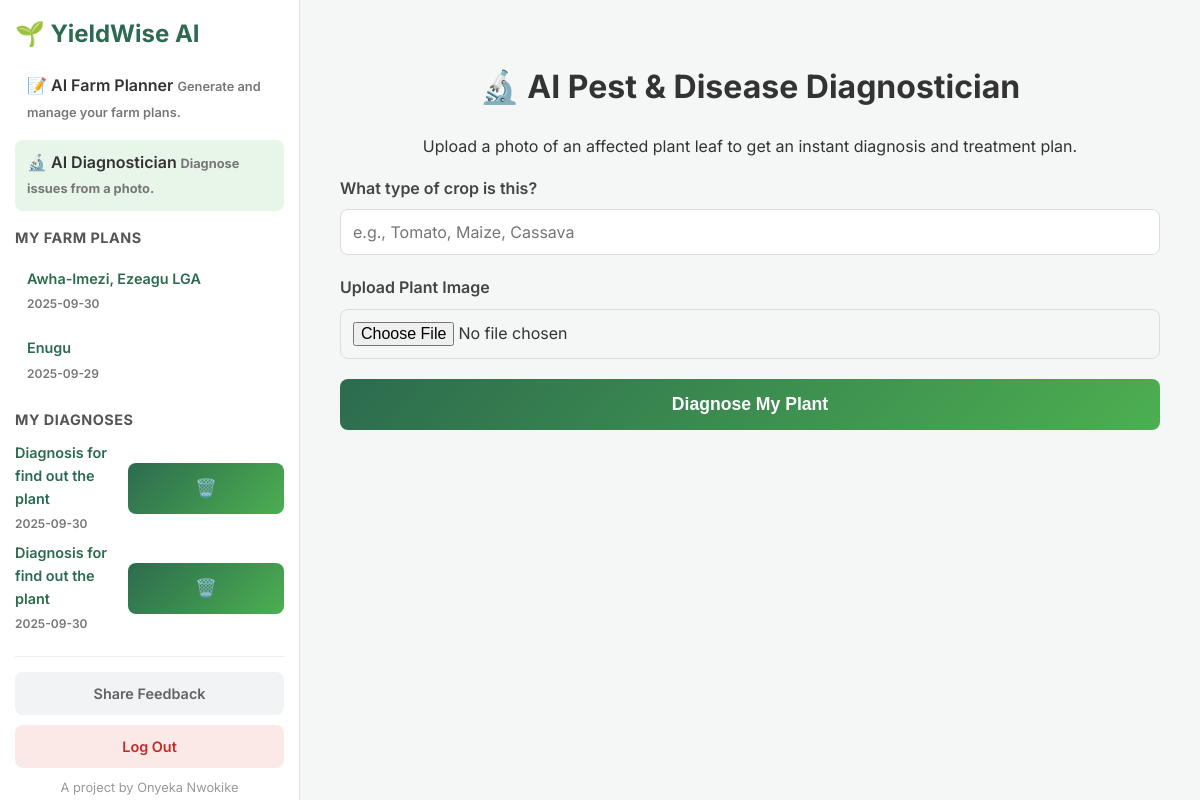
The page /diagnostician (signed in) on the database its author committed.
### tables this page shows
CREATE TABLE farm_plans (
            id INTEGER PRIMARY KEY AUTOINCREMENT, user_id INTEGER, 
            location TEXT NOT NULL, country TEXT, currency TEXT, 
            plan_html TEXT NOT NULL, showcase_id TEXT, 
            is_promoted INTEGER DEFAULT 0, -- New monetization field
            created_at TIMESTAMP DEFAULT CURRENT_TIMESTAMP, 
            FOREIGN KEY (user_id) REFERENCES users (id)
        );

CREATE TABLE diagnoses (id INTEGER PRIMARY KEY AUTOINCREMENT, user_id INTEGER NOT NULL, title TEXT NOT NULL, crop_type TEXT, report_html TEXT NOT NULL, created_at TIMESTAMP DEFAULT CURRENT_TIMESTAMP, FOREIGN KEY (user_id) REFERENCES users (id));

### app.py (the view)
@app.route('/diagnostician', methods=['GET'])
@login_required
def diagnostician():
    conn = get_db_connection()
    plans = conn.execute('SELECT * FROM farm_plans WHERE user_id = ? ORDER BY created_at DESC', (current_user.id,)).fetchall()
    diagnoses = conn.execute('SELECT * FROM diagnoses WHERE user_id = ? ORDER BY created_at DESC', (current_user.id,)).fetchall()
    conn.close()
    return render_template('diagnostician.html', plans=plans, diagnoses=diagnoses)

### app.py (called while the page is built)
def get_db_connection():
    conn = sqlite3.connect('yieldwise.db', check_same_thread=False, detect_types=sqlite3.PARSE_DECLTYPES | sqlite3.PARSE_COLNAMES)
    conn.row_factory = sqlite3.Row
    return conn

@app.template_filter('dateformat')
def dateformat(value, format='%Y-%m-%d'):
    if value is None: return ""
    if isinstance(value, str):
        try: value = datetime.strptime(value, '%Y-%m-%d %H:%M:%S')
        except (ValueError, TypeError): return value
    if hasattr(value, 'strftime'): return value.strftime(format)
    return value

@login_manager.user_loader
def load_user(user_id):
    conn = get_db_connection()
    user_data = conn.execute('SELECT * FROM users WHERE id = ?', (user_id,)).fetchone()
    conn.close()
    if user_data: return User(user_data['id'], user_data['email'], user_data['password'], user_data['name'])
    return None

### templates/diagnostician.html (shortened to what this page needs)
<!DOCTYPE html>
<html lang="en">
<head>
    <link rel="stylesheet" href="{{ url_for('static', filename='style.css') }}">
</head>
<body>
    <div class="dashboard-layout">
        <aside class="sidebar">
            <div class="sidebar-header">
                <h2>🌱 YieldWise AI</h2>
            </div>
            <a href="{{ url_for('dashboard') }}" class="tool-link">
                <span class="tool-title">📝 AI Farm Planner</span>
                <span class="tool-hint">Generate and manage your farm plans.</span>
            </a>
            <a href="{{ url_for('diagnostician') }}" class="tool-link active">
                <span class="tool-title">🔬 AI Diagnostician</span>
                <span class="tool-hint">Diagnose issues from a photo.</span>
            </a>
            <div class="plan-history">
                <h3>My Farm Plans</h3>
                <ul id="plan-history-list">
                    {% if plans %}
                        {% for plan in plans %}
                        <li><a href="{{ url_for('dashboard') }}?plan_id={{ plan.id }}" class="plan-link">
                            <span class="plan-location">{{ plan.location }}</span>
                            <span class="plan-date">{{ plan.created_at | dateformat }}</span>
                        </a></li>
                        {% endfor %}
                    {% else %}
                        <li><p>No plans yet.</p></li>
                    {% endif %}
                </ul>
            </div>
             <div class="plan-history">
                <h3>My Diagnoses</h3>
                <ul id="diagnoses-history-list">
                    {% if diagnoses %}
                        {% for diagnosis in diagnoses %}
                        <li data-diagnosis-id="{{ diagnosis.id }}">
                             <a href="#" class="diagnosis-link">
                                <span class="plan-location">{{ diagnosis.title }}</span>
                                <span class="plan-date">{{ diagnosis.created_at | dateformat }}</span>
                            </a>
                            <button class="delete-diagnosis-button" title="Delete Diagnosis">🗑️</button>
                        </li>
                        {% endfor %}
                    {% else %}
                        <li id="no-diagnoses-message"><p>No diagnoses yet.</p></li>
                    {% endif %}
                </ul>
            </div>
            <div class="sidebar-footer">
                <a href="https://docs.google.com/forms/d/e/1FAIpQLSc7f7jAJE7cNxTrdzgdKWiCaineMDuQ4Ka7Jziu9LlBVAslgA/viewform?usp=sf_link" target="_blank" class="feedback-button">Share Feedback</a>
                <a href="{{ url_for('logout') }}" class="logout-button">Log Out</a>
                <p class="credit">A project by Onyeka Nwokike</p>
            </div>
        </aside>
        <main class="main-content">
            <div class="container">
                <header>
                    <h1>🔬 AI Pest & Disease Diagnostician</h1>
                    <p>Upload a photo of an affected plant leaf to get an instant diagnosis and treatment plan.</p>
                </header>
                <form id="diagnose-form" enctype="multipart/form-data">
                    <div class="form-group">
                        <label for="crop_type">What type of crop is this?</label>
                        <input type="text" id="crop_type" name="crop_type" placeholder="e.g., Tomato, Maize, Cassava" required>
                    </div>
                    <div class="form-group">
                        <label for="plant_image">Upload Plant Image</label>
                        <input type="file" id="plant_image" name="plant_image" accept="image/png, image/jpeg, image/jpg" required>
                    </div>
                    <button type="submit" id="diagnose-button">Diagnose My Plant</button>
                </form>
            </div>
        </main>
    </div>
</body>
</html>

### static/style.css (style rules this page uses)
body { font-family: 'Inter', sans-serif; background-color: #f4f7f6; color: #333; margin: 0; line-height: 1.6; }
a { color: #2c6b4f; text-decoration: none; font-weight: 600; }
.container { background-color: #ffffff; padding: 20px; border-radius: 12px; box-shadow: 0 8px 30px rgba(0, 0, 0, 0.08); width: 100%; text-align: center; margin: 20px auto; box-sizing: border-box; }
.form-group { position: relative; }
.plan-history li { transition: all 0.2s ease; border-radius: 8px; margin-bottom: 5px; }
.form-group { margin-bottom: 20px; text-align: left; }
.form-group label { display: block; font-weight: 600; margin-bottom: 8px; color: #444; }
.form-group input, .form-group select { width: 100%; padding: 12px; border: 1px solid #ddd; border-radius: 8px; font-size: 1rem; box-sizing: border-box; font-family: 'Inter', sans-serif; }
button { width: 100%; padding: 15px; background: linear-gradient(135deg, #2c6b4f, #4CAF50); color: #ffffff; border: none; position: relative; overflow: hidden; transition: all 0.3s ease; border-radius: 8px; font-size: 1.1rem; font-weight: 700; cursor: pointer; transition: background-color 0.3s ease, transform 0.2s ease; }
.dashboard-layout { display: flex; flex-direction: column; width: 100vw; min-height: 100vh; background-color: #f4f7f6; }
.sidebar { width: 100%; background-color: #ffffff; border-bottom: 1px solid #e0e0e0; padding: 15px; box-sizing: border-box; }
.main-content { flex-grow: 1; padding: 20px 15px; overflow-y: auto; }
.main-content .container { padding: 0; background-color: transparent; box-shadow: none; margin: 0; width: 100%; }
.sidebar-header h2 { color: #2c6b4f; margin-top: 0; margin-bottom: 10px; }
.tool-link { display: block; padding: 10px 12px; border-radius: 8px; text-decoration: none; color: #333; margin: 5px 0; transition: background-color 0.2s ease; }
.tool-link.active { background-color: #e8f5e9; font-weight: 700; }
.tool-title { font-weight: 600; }
.tool-hint { font-size: 0.8rem; color: #777; }
.plan-history { margin-top: 15px; }
.plan-history h3 { margin-top: 0; margin-bottom: 10px; font-size: 0.9rem; color: #555; text-transform: uppercase; letter-spacing: 0.5px; }
.plan-history ul { list-style: none; padding: 0; margin: 0; }
.plan-history li { position: relative; display: flex; align-items: center; justify-content: space-between; border-radius: 8px; transition: background-color 0.2s ease; }
.plan-history li .plan-link { flex-grow: 1; padding: 8px 12px; }
.plan-location { font-weight: 600; display: block; font-size: 0.9rem; }
.plan-date { font-size: 0.75rem; color: #777; }
.sidebar-footer { margin-top: 20px; padding-top: 15px; border-top: 1px solid #eee; }
.feedback-button, .logout-button { display: block; width: 100%; text-align: center; padding: 10px; border-radius: 8px; text-decoration: none; font-weight: 600; margin-bottom: 10px; box-sizing: border-box; font-size: 0.9rem; }
.feedback-button { background-color: #f1f3f4; color: #5f6368; }
.logout-button { background-color: #fbe9e7; color: #c62828; }
.credit { font-size: 0.8rem; color: #999; text-align: center; margin-top: 10px; }
@media (min-width: 768px) { .container { padding: 30px 40px; } }
@media (min-width: 768px) { .dashboard-layout { flex-direction: row; } }
@media (min-width: 768px) { .sidebar { width: 300px; height: 100vh; border-right: 1px solid #e0e0e0; border-bottom: none; } }
@media (min-width: 768px) { .main-content { padding: 40px; } }

### rows shown on the page
farm_plans: location "Awha-Imezi, Ezeagu LGA", created_at "2025-09-30"
farm_plans: location "Enugu", created_at "2025-09-29"
diagnoses: title "Diagnosis for find out the plant", created_at "2025-09-30"
diagnoses: title "Diagnosis for find out the plant", created_at "2025-09-30"
